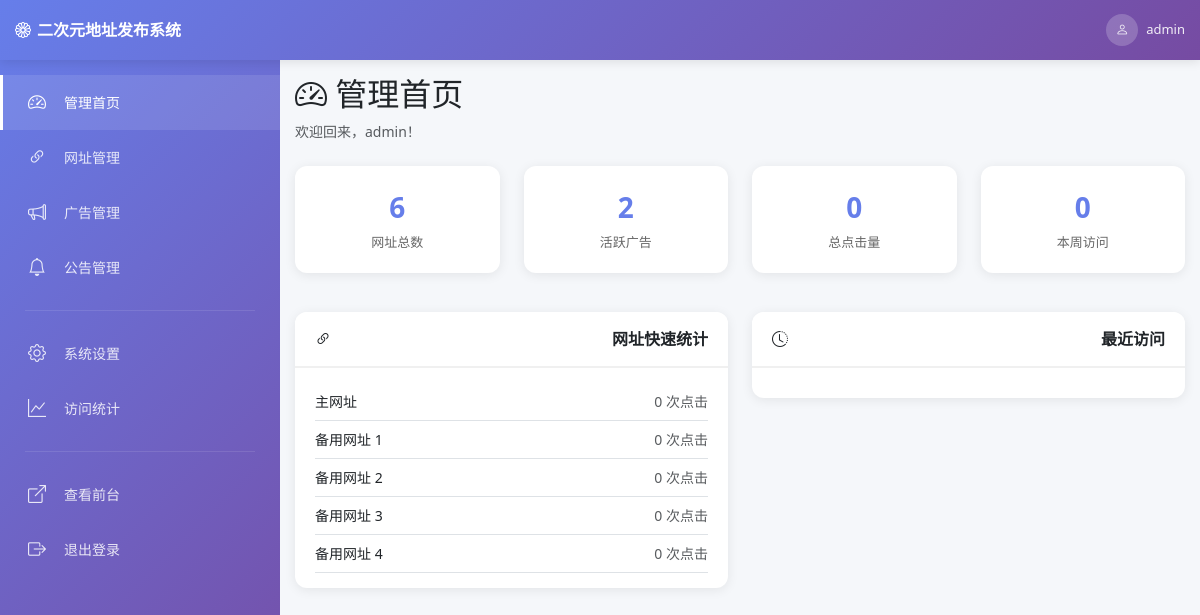
The page /admin/index.php (signed in) on the database its author committed.
### tables this page shows
CREATE TABLE `urls` (
  `id` int(11) NOT NULL AUTO_INCREMENT,
  `name` varchar(100) NOT NULL,
  `url` varchar(500) NOT NULL,
  `type` enum('main','backup') DEFAULT 'backup',
  `icon` varchar(50) DEFAULT NULL,
  `sort_order` int(11) DEFAULT 0,
  `is_active` tinyint(1) DEFAULT 1,
  `click_count` int(11) DEFAULT 0,
  `created_at` timestamp NULL DEFAULT CURRENT_TIMESTAMP,
  `updated_at` timestamp NULL DEFAULT CURRENT_TIMESTAMP ON UPDATE CURRENT_TIMESTAMP,
  PRIMARY KEY (`id`)
);

### includes/functions.php (called while the page is built, shortened)
<?php
function getCurrentAdmin() {
    return [
        'id' => $_SESSION['admin_id'] ?? null,
        'username' => $_SESSION['admin_username'] ?? null,
    ];
}
function sanitize($data) {
    return htmlspecialchars(strip_tags(trim($data)), ENT_QUOTES, 'UTF-8');
}

### admin/index.php (the view, shortened to what this page needs)
<?php
require_once '../includes/functions.php';
try {
    $pdo = getDbConnection();
    $stmt = $pdo->query("SELECT COUNT(*) FROM urls");
    $urlCount = $stmt->fetchColumn();
    $stmt = $pdo->query("SELECT COUNT(*) FROM ads WHERE is_active = 1");
    $activeAds = $stmt->fetchColumn();
    $stmt = $pdo->query("SELECT SUM(click_count) FROM urls");
    $totalClicks = $stmt->fetchColumn() ?: 0;
    $stmt = $pdo->query("SELECT COUNT(*) FROM visit_logs WHERE visited_at >= DATE_SUB(NOW(), INTERVAL 7 DAY)");
    $weeklyVisits = $stmt->fetchColumn();
    ?>
    <div class="mb-4">
        <h2><i class="bi bi-speedometer2"></i> 管理首页</h2>
        <p class="text-muted">欢迎回来，<?= getCurrentAdmin()['username'] ?>！</p>
    </div>
    <div class="row">
        <div class="col-md-3">
            <div class="card stat-card">
                <div class="stat-number"><?= $urlCount ?></div>
                <div class="stat-label">网址总数</div>
            </div>
        </div>
        <div class="col-md-3">
            <div class="card stat-card">
                <div class="stat-number"><?= $activeAds ?></div>
                <div class="stat-label">活跃广告</div>
            </div>
        </div>
        <div class="col-md-3">
            <div class="card stat-card">
                <div class="stat-number"><?= number_format($totalClicks) ?></div>
                <div class="stat-label">总点击量</div>
            </div>
        </div>
        <div class="col-md-3">
            <div class="card stat-card">
                <div class="stat-number"><?= number_format($weeklyVisits) ?></div>
                <div class="stat-label">本周访问</div>
            </div>
        </div>
    </div>
    <div class="row mt-4">
        <div class="col-md-6">
            <div class="card">
                <div class="card-header">
                    <i class="bi bi-link-45deg"></i> 网址快速统计
                </div>
                <div class="card-body">
                    <?php
                    $stmt = $pdo->query("SELECT name, click_count FROM urls ORDER BY click_count DESC LIMIT 5");
                    $urls = $stmt->fetchAll();
                    foreach ($urls as $url):
                    ?>
                    <div class="d-flex justify-content-between py-2 border-bottom">
                        <span><?= sanitize($url['name']) ?></span>
                        <span class="text-muted"><?= number_format($url['click_count']) ?> 次点击</span>
                    </div>
                    <?php endforeach; ?>
                </div>
            </div>
        </div>
        <div class="col-md-6">
            <div class="card">
                <div class="card-header">
                    <i class="bi bi-clock-history"></i> 最近访问
                </div>
                <div class="card-body">
                </div>
            </div>
        </div>
    </div>
    <?php
    $content = ob_get_clean();
    require 'layout.php';
} catch (PDOException $e) {
    die("错误：" . $e->getMessage());
}

### admin/layout.php (shortened to what this page needs)
<!DOCTYPE html>
<html lang="zh-CN">
<head>
    <link href="https://cdn.jsdelivr.net/npm/bootstrap@5.3.0/dist/css/bootstrap.min.css" rel="stylesheet">
    <link rel="stylesheet" href="https://cdn.jsdelivr.net/npm/bootstrap-icons@1.10.0/font/bootstrap-icons.css">
</head>
<body>
    <nav class="top-navbar">
        <div style="display: flex; align-items: center;">
            <a href="index.php" class="navbar-brand">
                <i class="bi bi-flower1"></i>
                <span>二次元地址发布系统</span>
            </a>
        </div>
        <div class="user-info">
            <div class="user-avatar">
                <i class="bi bi-person"></i>
            </div>
            <span><?= getCurrentAdmin()['username'] ?></span>
        </div>
    </nav>
    <aside class="sidebar" id="sidebar">
        <div class="sidebar-menu">
            <a href="index.php" class="<?= basename($_SERVER['PHP_SELF']) == 'index.php' ? 'active' : '' ?>">
                <i class="bi bi-speedometer2"></i>
                <span>管理首页</span>
            </a>
            <a href="urls.php" class="<?= basename($_SERVER['PHP_SELF']) == 'urls.php' ? 'active' : '' ?>">
                <i class="bi bi-link-45deg"></i>
                <span>网址管理</span>
            </a>
            <a href="ads.php" class="<?= basename($_SERVER['PHP_SELF']) == 'ads.php' ? 'active' : '' ?>">
                <i class="bi bi-megaphone"></i>
                <span>广告管理</span>
            </a>
            <a href="announcements.php" class="<?= basename($_SERVER['PHP_SELF']) == 'announcements.php' ? 'active' : '' ?>">
                <i class="bi bi-bell"></i>
                <span>公告管理</span>
            </a>
            <div class="sidebar-divider"></div>
            <a href="settings.php" class="<?= basename($_SERVER['PHP_SELF']) == 'settings.php' ? 'active' : '' ?>">
                <i class="bi bi-gear"></i>
                <span>系统设置</span>
            </a>
            <a href="stats.php" class="<?= basename($_SERVER['PHP_SELF']) == 'stats.php' ? 'active' : '' ?>">
                <i class="bi bi-graph-up"></i>
                <span>访问统计</span>
            </a>
            <div class="sidebar-divider"></div>
            <a href="../" target="_blank">
                <i class="bi bi-box-arrow-up-right"></i>
                <span>查看前台</span>
            </a>
            <a href="logout.php" class="logout-btn">
                <i class="bi bi-box-arrow-right"></i>
                <span>退出登录</span>
            </a>
        </div>
    </aside>
    <main class="main-content">
        <?php echo $content ?? ''; ?>
    </main>
</body>
</html>

### admin/layout.php (style rules this page uses)
:root { --sidebar-width: 280px; }
* { -webkit-tap-highlight-color: transparent; }
body { background: #f5f7fa; overflow-x: hidden; font-size: 14px; }
.top-navbar { background: linear-gradient(135deg, #667eea 0%, #764ba2 100%); padding: 12px 15px; position: fixed; top: 0; left: 0; right: 0; z-index: 1030; display: flex; align-items: center; justify-content: space-between; box-shadow: 0 2px 10px rgba(0,0,0,0.1); height: 60px; }
.navbar-brand { color: white; font-size: 16px; font-weight: 600; text-decoration: none; display: flex; align-items: center; gap: 6px; white-space: nowrap; }
.sidebar { background: linear-gradient(135deg, #667eea 0%, #764ba2 100%); min-height: 100vh; padding-top: 60px; position: fixed; top: 0; left: 0; width: var(--sidebar-width); transition: transform 0.3s ease; z-index: 1020; overflow-y: auto; }
.sidebar-menu { padding: 15px 0; }
.sidebar-menu a { color: rgba(255,255,255,0.85); padding: 14px 25px; display: flex; align-items: center; gap: 12px; text-decoration: none; transition: all 0.3s; border-left: 3px solid transparent; }
.sidebar-menu a:hover, .sidebar-menu a.active { background: rgba(255,255,255,0.1); color: white; border-left-color: white; }
.sidebar-menu i { font-size: 18px; width: 24px; }
.sidebar-divider { height: 1px; background: rgba(255,255,255,0.1); margin: 15px 25px; }
.logout-btn { color: rgba(255,255,255,0.85); text-decoration: none; padding: 14px 25px; display: flex; align-items: center; gap: 12px; transition: all 0.3s; border-left: 3px solid transparent; }
.main-content { padding: 75px 15px 20px; margin-left: var(--sidebar-width); transition: margin-left 0.3s ease; min-height: 100vh; }
.card { border: none; box-shadow: 0 2px 12px rgba(0,0,0,0.08); margin-bottom: 20px; border-radius: 12px; background: white; }
.card-header { background: white; border-bottom: 2px solid #f0f0f0; font-weight: 600; padding: 15px 20px; border-radius: 12px 12px 0 0 !important; font-size: 16px; display: flex; align-items: center; justify-content: space-between; flex-wrap: wrap; gap: 10px; }
.card-body { padding: 15px 20px; }
.stat-card { text-align: center; padding: 20px 15px; border-radius: 12px; background: white; box-shadow: 0 2px 12px rgba(0,0,0,0.08); margin-bottom: 15px; }
.stat-number { font-size: 28px; font-weight: 700; color: #667eea; }
.stat-label { color: #666; margin-top: 5px; font-size: 13px; }
.user-info { color: rgba(255,255,255,0.9); display: flex; align-items: center; gap: 8px; font-size: 13px; white-space: nowrap; }
.user-avatar { width: 32px; height: 32px; background: rgba(255,255,255,0.2); border-radius: 50%; display: flex; align-items: center; justify-content: center; }

### rows shown on the page
urls: name "主网址", click_count "0"
urls: name "备用网址 1", click_count "0"
urls: name "备用网址 2", click_count "0"
urls: name "备用网址 3", click_count "0"
urls: name "备用网址 4", click_count "0"

### other values the page prints
getCurrentAdmin()['username'] "admin"
$urlCount "6"
$activeAds "2"
$totalClicks "0"
$weeklyVisits "0"
